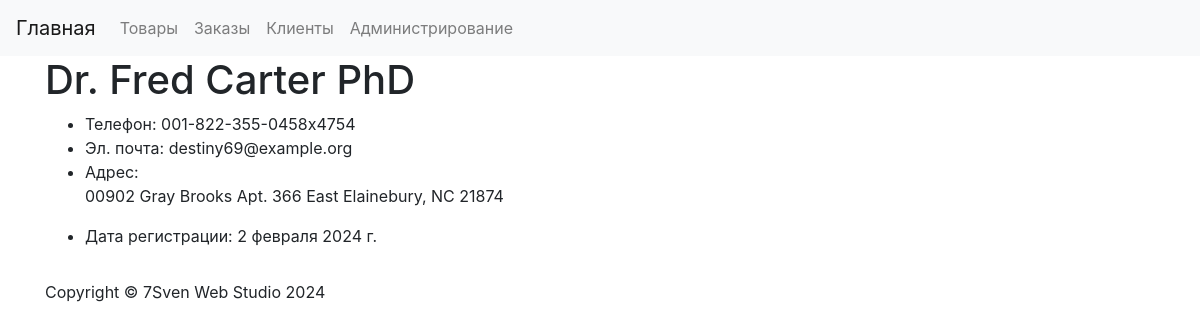
Screenshot of /customers/1/ with the database file from the repository.
### customers/models.py (models this page shows, shortened)
class Customer(models.Model):
    name = models.CharField(max_length=255, verbose_name='Имя клиента')
    email = models.EmailField(verbose_name='Почтовый адрес')
    phone_number = models.CharField(max_length=15, verbose_name='Номер телефона')
    address = models.TextField(verbose_name='Адрес')
    registration_date = models.DateField(auto_now_add=True, verbose_name='Дата регистрации')
    class Meta:
        verbose_name = 'Клиент'
        verbose_name_plural = 'Клиенты'

### customers/views.py (the view)
# urls.py: path('<int:customer_id>/', fetch_customer, name='customer_view'),
def fetch_customer(request, customer_id):
    customer = get_object_or_404(Customer, pk=customer_id)
    return render(request, 'customers/customer_detail.html', {'customer': customer})

### customers/templates/customers/customer_detail.html (shortened to what this page needs)
{% extends 'base.html' %}
{% block content %}
    <h1>{{ customer.name }}</h1>
    <ul>
        <li>Телефон: {{ customer.phone_number }}</li>
        <li>Эл. почта: {{ customer.email }}</li>
        <li>Адрес: <br>
            <p>{{ customer.address }}</p>
        </li>
        <li>Дата регистрации: {{ customer.registration_date }}</li>
    </ul>
{% endblock %}

### rows the page displays
Customer: name "Dr. Fred Carter PhD", phone_number "001-822-355-0458x4754", email "destiny69@example.org", address "00902 Gray Brooks Apt. 366 East Elainebury, NC 21874", registration_date "2 февраля 2024 г."
